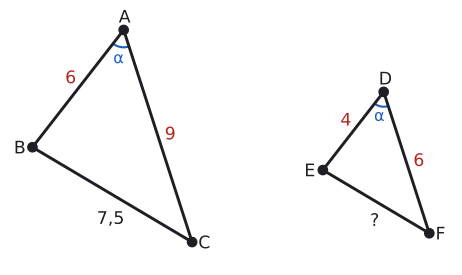

This chart was generated by the following Python code:
import sys; sys.path.insert(0, "tools")
from cizim import *

# K.A.K.: |AB|=6, |AC|=9, |DE|=4, |DF|=6, m(A)=m(D). |BC|=7,5 olacak biçimde A açısı seçildi; |EF|=5 çıkar.
cosA = (6**2 + 9**2 - 7.5**2) / (2 * 6 * 9); tA = np.degrees(np.arccos(cosA))
def ucgen(K, b, c, don=25.0):
    """K: A köşesi; AB yönü aşağı-sol, AC yönü aşağı-sağ, arada tA açısı."""
    a1 = -90 - tA / 2 - 10 + don * 0; a2 = a1 + tA
    return K, K + c * np.array([np.cos(np.radians(a1)), np.sin(np.radians(a1))]), K + b * np.array([np.cos(np.radians(a2)), np.sin(np.radians(a2))])
def kenar(ax, P, Q, metin, G, d=0.5, renk=YAZI):
    M = (P + Q) / 2; n = M - G; n = n / np.linalg.norm(n)
    ax.text(*(M + d * n), metin, ha="center", va="center", color=renk, fontsize=13)
A, B, C = ucgen(np.array([0.0, 0.0]), 9, 6)
D, E, F = ucgen(np.array([10.5, -2.5]), 6, 4)
print("A", tA, "BC", np.linalg.norm(B - C), "EF", np.linalg.norm(E - F))
fig, ax = sekil(6, 3.6)
ax.set_aspect("equal"); ax.axis("off")
for P, Q, R in ((A, B, C), (D, E, F)):
    ax.plot(*zip(P, Q, R, P), color=YAZI)
aci(ax, A, B, C, r=0.7, ad="α", renk=MAVI); aci(ax, D, E, F, r=0.6, ad="α", renk=MAVI)
G1, G2 = (A + B + C) / 3, (D + E + F) / 3
nokta(ax, *A, "A", dx=-0.2, dy=0.3); nokta(ax, *B, "B", dx=-0.75, dy=-0.25); nokta(ax, *C, "C", dx=0.25, dy=-0.25)
nokta(ax, *D, "D", dx=-0.2, dy=0.3); nokta(ax, *E, "E", dx=-0.75, dy=-0.25); nokta(ax, *F, "F", dx=0.25, dy=-0.25)
kenar(ax, A, B, "6", G1, renk=KIRMIZI); kenar(ax, A, C, "9", G1, renk=KIRMIZI); kenar(ax, B, C, "7,5", G1, d=1.0)
kenar(ax, D, E, "4", G2, renk=KIRMIZI); kenar(ax, D, F, "6", G2, renk=KIRMIZI); kenar(ax, E, F, "?", G2, d=0.8)
xs = [p[0] for p in (A, B, C, D, E, F)]; ys = [p[1] for p in (A, B, C, D, E, F)]
ax.set_xlim(min(xs) - 1.0, max(xs) + 1.0); ax.set_ylim(min(ys) - 1.0, max(ys) + 0.9)
kaydet(fig, __file__)
